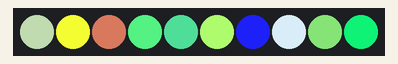
Bench run of a sketch on a simulated ESP8266 (NodeMCU). Shown: 10 RGB LEDs in strip order, left to right. WiFi joins after 1.5 s; servers stay silent unless stated; random numbers use the default seed unless the sketch sets one.

Above: at 0.3 s.
At 5.1 s:
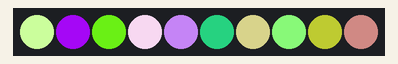
At 10.1 s:
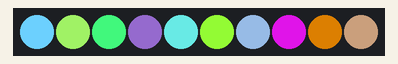
At 20.1 s:
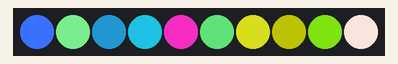
At 30.1 s:
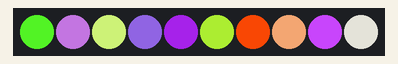
At 39.9 s:
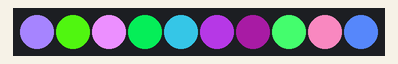

The sketch:

music_addr_led.ino
```cpp
#include <ESP8266WiFi.h>
#include <FS.h>
#include <stdio.h>
#include <stdlib.h>
#include <limits.h>
#include <string>
extern "C" {
#include "user_interface.h"
}
#include <Ticker.h>
#include "WebInterface.h"

#define LED_PIN 3
#define NUM_LEDS 10

#define WEB_CHECK_PERIOD 200 //[ms]
#define FRAMES_PER_SECOND 5

#define FASTLED_ESP8266_RAW_PIN_ORDER
#define FASTLED_ALLOW_INTERRUPTS 0
#include <FastLED.h>

#define COLOR_ORDER GRB
#define CHIPSET     WS2812B

CRGB leds[NUM_LEDS];

void LED_Init()
{
  FastLED.addLeds<CHIPSET, LED_PIN, COLOR_ORDER>(leds, NUM_LEDS).setCorrection(TypicalLEDStrip);
}

void LED_Clear(int i)
{
  leds[i].r = 0;
  leds[i].g = 0;
  leds[i].b = 0;
}

void LED_Set(int i, int r, int g, int b)
{
  leds[i].r = r;
  leds[i].g = g;
  leds[i].b = b;
}

void LED_Push()
{
  FastLED.show();
}

//------------------
bool web = false;
Ticker WebTimer;
void DoWeb()
{
  web = true;
}
inline void SetupWeb()
{
  WebTimer.attach_ms(WEB_CHECK_PERIOD, DoWeb);
}
//------------------
bool refresh = false;
Ticker FPSTimer;
void DoFPS()
{
  refresh = true;
}
inline void SetupFPS()
{
  FPSTimer.attach_ms(1000 / FRAMES_PER_SECOND, DoFPS);
}
//------------------
void PerformEffect()
{
  for(int i = 0; i < NUM_LEDS; i++)
  {
    LED_Set(i, random(255), random(255), random(255));
  }
  LED_Push();
}

void setup()
{
  ESP.wdtDisable();
  ESP.wdtEnable(WDTO_4S);
  setupWiFi();
  setupWebServer();
  LED_Init();
  SetupFPS();
  SetupWeb();
  randomSeed(128);
}

void loop()
{
  ESP.wdtFeed();

  if (web)
  {
    web = false;
    server.handleClient();
  }

  if (refresh)
  {
    refresh = false;
    PerformEffect();
  }
}
```

WebInterface.h
```cpp
#ifndef _WEBINTERFACE_H_
#define _WEBINTERFACE_H_

#include <ESP8266WiFi.h>
#include <WiFiClient.h>
#include <ESP8266WebServer.h>

extern ESP8266WebServer server;

void setupWiFi(void);
void setupWebServer(void);

#endif //_WEBINTERFACE_H_
```

WebInterface.ino
```cpp
#include "WebInterface.h"

//const char* ssid = "<ssid>";
//const char* password = "<password>";
const char* ssid = "LED";

ESP8266WebServer server(80);

#include <FS.h>
#include <ESP8266HTTPUpdateServer.h>
ESP8266HTTPUpdateServer httpUpdater;

void setupWiFi(void)
{
/*	WiFi.begin(ssid, password);
	while (WiFi.status() != WL_CONNECTED)
	{
		delay(500);
	}
*/
  WiFi.mode(WIFI_AP);
  WiFi.softAP(ssid);
}

void setupWebServer(void)
{
  httpUpdater.setup(&server);
  server.begin();
}
```
